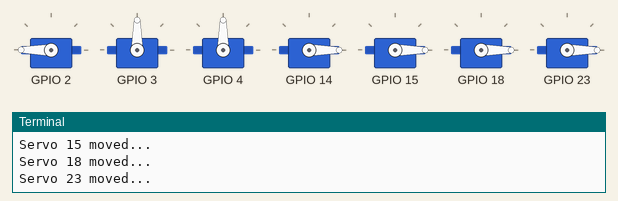
The program below on a simulated Raspberry Pi (BCM pin numbers). Shown: 7 × servo, the last lines printed to the terminal. Servo angles are drawn from the pulse width (0.5 ms = 0°, 2.5 ms = 180°).

Above: at 0.1 s.
At 59.6 s:
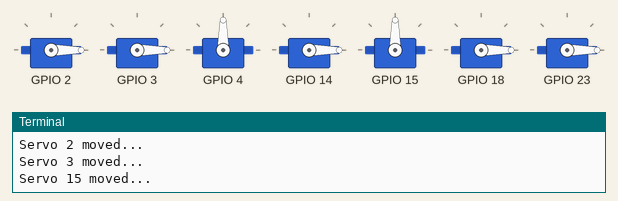
At 119.1 s:
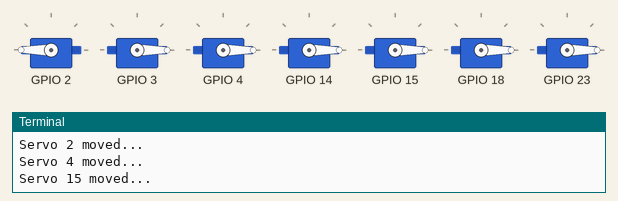
Timing chart, 0 to 120.6 s (numbered marks = the images above):
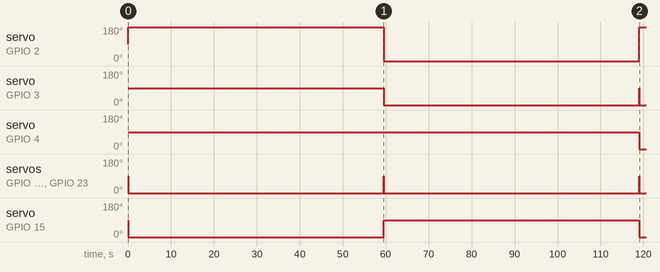

Measured:
- by itself, servo on GPIO 2: 90° → 180° at 0.03 s, → 0° 59.5 s later, → 180° 59.5 s later
- by itself, servo on GPIO 3: 90° → 0° at 59.5 s
- by itself, servo on GPIO 4: 90° → 0° at 119 s
- by itself, servo on GPIO 14, servo on GPIO 18, servo on GPIO 23: 90° → 0° at 0.03 s
- by itself, servo on GPIO 15: 90° → 0° at 0.03 s, → 90° 59.5 s later, → 0° 59.5 s later

The program:

CD_Run.py
```python
import sys
import time
import argparse
from ServoActions import *
from CD_InitialConfigs import *
from decimal import Decimal
from MainServoController import *
from HttpProxy import HttpProxy

class MainServoCounter(object):
    def __init__(self, httpProxy, servoActions, initialConfig, implementation, sleepTime, numero):
        self.httpProxy = httpProxy
        self.servoActions = servoActions
        self.numeros = initialConfig.SetNumbers()
        self.finalChar = initialConfig.SetFinalCharacter()
        self.Implementation = implementation if implementation is not None else 1
        self.desde = numero
        self.SleepTime = sleepTime
        self.MainServoController = MainServoController()

    def RunService(self):
        while True:
            print("Iniciando...")
            nums = self.numeros if self.desde is None else self.numeros[:self.desde]
            for num in reversed(nums):
                if(self.httpProxy is not None):
                    self.InformState(num)
                self.SetNumber(num)
                time.sleep(self.SleepTime)
            if(self.httpProxy is not None):
                self.InformState(self.finalChar)
            self.SetNumber(self.finalChar)
            time.sleep(5)

    def SetNumber(self, num):
        print("-------NUMERO {} --------".format(num.Nombre))
        if(self.Implementation == 1):
            self.MainServoController.ExecuteAll(num.ServosPosiciones)
        else:
            for sPos in num.ServosPosiciones:
                sPos.Servo.Exec(sPos.Posicion)

    def InformState(self, num):
        statesToInform = list(map(lambda x: x.Servo.Estado, num.ServosPosiciones))
        dtoToInform = [num.Id, statesToInform]
        print(dtoToInform)
        self.httpProxy.InformServoStatus(dtoToInform)

if __name__ == '__main__':
    parser = argparse.ArgumentParser()
    parser.add_argument('--all', help='0: Un servo a la vez || 1: Todos los servos al mismo tiempo - Default: 1')
    parser.add_argument('--num', help='Numero Desde - Default: 5 to 1.')
    parser.add_argument('--time', help='Sleep Time: Intervalo de espera entre numero y numero - Default: 0.8')
    parser.add_argument('--sIp', help='Ip del servidor.')
    parser.add_argument('--useWeb', help='Reporta estado a un servidor - Default: False')
    args = parser.parse_args()

    implementation = int(args.all) if args.all is not None else 1
    sleepTime = Decimal(args.time) if args.time is not None else 59
    numero = int(args.num) if args.num is not None else 5
    httpProxy = HttpProxy('http://{}:8012/SetCounterState'.format(args.sIp)) if args.sIp is not None else HttpProxy('http://192.168.0.18:8012/SetCounterState')
    sc = MainServoCounter(httpProxy if args.useWeb is not None else None, ServoActions(), CD_InitialConfigs(), implementation, sleepTime, numero)
    sc.RunService()
```

ServoActions.py
```python
import RPi.GPIO as GPIO
import time
# The script as below using BCM GPIO 00..nn numbers
GPIO.setmode(GPIO.BCM)

class ServoActions(object):
	def __init__(self):
		self.SleepTime = 0.5

	def Deg0(self, gpioPort):
		GPIO.setup(gpioPort,GPIO.OUT)
		pwm = GPIO.PWM(gpioPort,50)
		pwm.start(7.5)
		pwm.ChangeDutyCycle(12.5)
		time.sleep(self.SleepTime)
		pwm.stop()

	def Deg45(self, gpioPort):
		print('NotImplemented')

	def Deg90(self, gpioPort):
		print('90 Deg. Port: ' + str(gpioPort))
		GPIO.setup(gpioPort,GPIO.OUT)
		pwm = GPIO.PWM(gpioPort,50)
		pwm.start(7.5)
		pwm.ChangeDutyCycle(7.5)
		time.sleep(self.SleepTime)
		pwm.stop()

	def Deg135(self, gpioPort):
		print('NotImplemented')

	def Deg180(self, gpioPort):
		print('180 Deg. Port: ' + str(gpioPort))
		GPIO.setup(gpioPort,GPIO.OUT)
		pwm = GPIO.PWM(gpioPort,50)
		pwm.start(7.5)

		pwm.ChangeDutyCycle(2.5)
		time.sleep(self.SleepTime)
		pwm.stop()

	def ScanOn(self, gpioPort):
		print('NotImplemented')

	def ScanOff(self, gpioPort):
		print('NotImplemented')

	def GetDutyCycleByFunctionName(self, functionName):
		return 2.5 if functionName == "Deg180" else 7.5 if functionName == "Deg90" else 12.5

	def ExecuteMultipleActionsSync(self, gpioFunctionList):
		pwms = []
		#Start All
		for gf in gpioFunctionList:
			GPIO.setup(gf.Gpio, GPIO.OUT)
			pwm = GPIO.PWM(gf.Gpio,50)
			pwm.start(7.5)
			pwm.ChangeDutyCycle(self.GetDutyCycleByFunctionName(gf.FunctionName))
			pwms.append(pwm)

		time.sleep(self.SleepTime)

		#StopAll
		for pwm in pwms:
			pwm.stop()
```

CD_InitialConfigs.py
```python
from Numero import Numero
from Servo import Servo
from ServoPos import ServoPos

class CD_InitialConfigs(object):
    def __init__(self):
        self.Servos = self.SetServos()
        self.Posiciones = self.SetPosiciones()

    def SetNumbers(self):
        numbers = []
        i = 0
        for pos in self.Posiciones:
            numbers.append(self.SetNumber(i + 1, "Numero {}".format(i), pos))
            i = i + 1

        return numbers

    def SetNumber(self, numberId, numberName, positions):
        pos = 0
        servosPos = []
        for servo in self.Servos:
            servosPos.append(ServoPos(servo, positions[pos]))
            pos = pos + 1
        return Numero(numberId, numberName, servosPos)

    def SetFinalCharacter(self):
        fPos = [1, 0, 1, 0, 1, 1, 0] # C
        return self.SetNumber("CAMBIO", "Caracter Finalizado F", fPos)

    def SetPosiciones(self):
        posiciones = []
        # posiciones.append([1, 1, 1, 1, 1, 1, 0]) # 0
        posiciones.append([0, 1, 0, 1, 0, 0, 0]) # 1
        posiciones.append([1, 1, 0, 0, 1, 1, 1]) # 2
        posiciones.append([1, 1, 0, 1, 1, 0, 1]) # 3
        posiciones.append([0, 1, 1, 1, 0, 0, 1]) # 4
        posiciones.append([1, 0, 1, 1, 1, 0, 1]) # 5
        posiciones.append([1, 0, 1, 1, 1, 1, 1]) # 6
        posiciones.append([1, 1, 0, 1, 0, 0, 0]) # 7
        posiciones.append([1, 1, 1, 1, 1, 1, 1]) # 8
        posiciones.append([1, 1, 1, 1, 1, 0, 1]) # 9
        return posiciones

    def SetServos(self):
        servos = []
        servos.append(Servo('Deg0', 'Deg180', 2)) #SRV1
        servos.append(Servo('Deg180', 'Deg90', 3)) #SRV2
        servos.append(Servo('Deg90', 'Deg180', 4)) #SRV3
        servos.append(Servo('Deg180', 'Deg90', 14)) #SRV4
        servos.append(Servo('Deg180', 'Deg90', 15)) #SRV5
        servos.append(Servo('Deg90', 'Deg180', 18)) #SRV6
        servos.append(Servo('Deg180', 'Deg90', 23)) #SRV7
        return servos
```

MainServoController.py
```python
from ServoActions import *
from ServoExecVo import ServoExecVo

class MainServoController(object):
	def __init__(self):
		self.ServoExecVos = []
		self.ServoActions = ServoActions()

	def ExecuteAll(self, servosPos):
		for sPos in servosPos:
			pos = sPos.Posicion
			if(sPos.Servo.Estado != pos):
				self.ServoExecVos.append(ServoExecVo(sPos.Servo.Gpio, sPos.Servo.GetFunctionNameByPos(pos)))
				print("Servo {} moved...".format(sPos.Servo.Gpio))
			sPos.Servo.SetState(pos)
		self.ServoActions.ExecuteMultipleActionsSync(self.ServoExecVos)
```

HttpProxy.py
```python
import requests
import json

class HttpProxy(object):
    def __init__(self, url):
        self.url = url

    def InformServoStatus(self, dto):
        headers = {"Content-Type": "application/json"}
        print("Llamando al servicio.")
        data = json.dumps(dto)
        print(self.url)
        res = requests.post(self.url, data, headers=headers)
        print(res)
        return res
```

Numero.py
```python
class Numero(object):
    def __init__(self, id, nombre, ServosPosiciones):
        self.Id = id
        self.Nombre = nombre
        self.ServosPosiciones = ServosPosiciones
```

Servo.py
```python
import sys
from ServoActions import *

class Servo(object):
    def __init__(self, actionUp, actionDown, gpio):
        self.ActionUp = actionUp
        self.ActionDown = actionDown
        self.Gpio = gpio
        self.Estado = -1


    def Exec(self, posicion):
        servoActions = ServoActions()
        functionName = self.GetFunctionNameByPos(posicion)
        if(self.Estado != posicion):
            getattr(servoActions,functionName)(self.Gpio)
        self.Estado = posicion

    def GetFunctionNameByPos(self, posicion):
        return self.ActionUp if posicion == 1 else self.ActionDown

    def SetState(self, estado):
        self.Estado = estado
```

ServoPos.py
```python
class ServoPos(object):
    def __init__(self, servo, posicion):
        self.Servo = servo
        self.Posicion = posicion
```

ServoExecVo.py
```python
class ServoExecVo(object):
    def __init__(self, gpioNumber, functionNameToExecute):
        self.Gpio = gpioNumber
        self.FunctionName = functionNameToExecute
```
